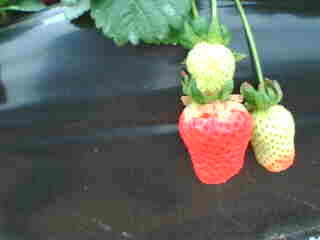
%> input picture DeteccionDeFresas/Material_Imagenes/04_ImagenesFuncionamientoAlgoritmo/imagen01.jpeg, 320 x 240 px
$ octave Aproximacion.m   (GNU Octave 9; MATLAB toolbox functions it lacks are replaced by stand-ins)
%> lines starting %> are read from the running program, lines starting %| are printed output that depends on the picture; in (x1, y1, x2, y2) boxes, pixels count from 0 and x2, y2 are one past the last pixel; in counts of white or black regions, pixels touching at a corner belong together; the program's own positions count from 1
### DeteccionDeFresas/03_Ejemplo_Clasificacion/clasificador.m
function ICodif = clasificador(I, factor, media, desviacion)
    CC = [255 128 64 32];
    [f, c, k] = size(I);
    ICodif = zeros(f,c);
    for i = 1:length(CC)
       POI = (I(:,:,1) > media(i, 1) - factor*desviacion(i,1) & I(:,:,1) <= media(i, 1) + factor*desviacion(i,1)) & (I(:,:,2) > media(i, 2) - factor*desviacion(i,2) & I(:,:,2) <= media(i, 2) + factor*desviacion(i,2)) & (I(:,:,3) > media(i, 3) - factor*desviacion(i,3) & I(:,:,3) <= media(i, 3) + factor*desviacion(i,3));
       ICodif(POI) = CC(i);
    end
end

### DeteccionDeFresas/03_Ejemplo_Clasificacion/Aproximacion.m
clc
clear
close all
addpath(genpath('../../Practica 2'))
load datos2.mat
%Determinar la media y la desviacion tipica de cada una de las componentes
%de  color

Medias = [];
Desviaciones = [];

CC = [255 128 64 32];

for i = 1:length(CC)
    POI = CodifValoresColores == CC(i);
    Medias = [Medias; CC(i) mean(VCN(POI,1)) mean(VCN(POI,2)) mean(VCN(POI,3)) mean(VCN(POI,4)) mean(VCN(POI,5)) mean(VCN(POI,6)) mean(VCN(POI,7)) mean(VCN(POI,8)) mean(VCN(POI,9)) mean(VCN(POI,10)) mean(VCN(POI,11)) mean(VCN(POI,12))];
    Desviaciones = [Desviaciones; CC(i) std(VCN(POI,1)) std(VCN(POI,2)) std(VCN(POI,3)) std(VCN(POI,4)) std(VCN(POI,5)) std(VCN(POI,6)) std(VCN(POI,7)) std(VCN(POI,8)) std(VCN(POI,9)) std(VCN(POI,10)) std(VCN(POI,11)) std(VCN(POI,12))];
end

save MedDes.mat Medias Desviaciones
%Con una funcion que hare, realizare el clasificador basado en las
%medias y desviaciones tipicas, en este caso lo hare para RGB (Columnas de
%la 2 a la 4)
%A la funcion del clasificador le pasare la matriz con los canales de color
%ya normalizados

I = imread('imagen01.jpeg');
%> I is the input picture: size 240x320x3 uint8; mean R, G, B 99, 105, 97.3
RN = double(I(:,:,1))/255;
GN = double(I(:,:,2))/255;
BN = double(I(:,:,3))/255;
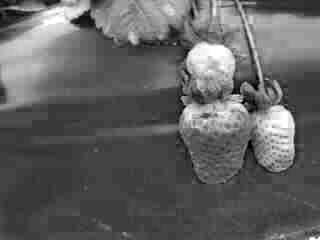
%> BN: size 240x320 double; min 0, max 1, mean 0.382

IN = cat(3, RN, GN, BN);

ICodif = clasificador(IN, 1.5, Medias(:,2:4), Desviaciones(:,2:4));
%> the loop in clasificador, `for i = 1:length(CC)` made 4 passes
%> pass 1, in clasificador, `POI = (I(:,:,1) > media(i, 1) - factor*desviacion(i,1) & I(:,:,1) <= m..`:
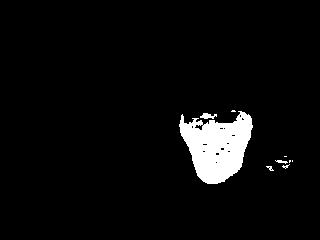
%> POI: size 240x320 logical; 4.6% white; 9 white regions (5 under 20 px), largest, box (x1, y1, x2, y2) and area: (179, 111, 253, 184) 3398, (200, 113, 217, 119) 64, (275, 160, 288, 164) 28, (266, 166, 274, 171) 20
%> after the loop in clasificador, `for i = 1:length(CC)`:
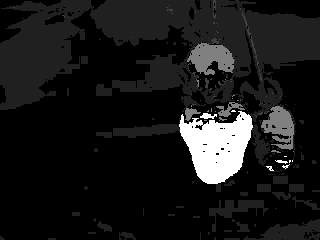
%> ICodif: size 240x320 double; min 0, max 255, mean 25.3
[f, c] = size(ICodif);
%> f = 240; c = 320
c1 = [255 0 0 0];
c2 = [0 255 0 0];
c3 = [0 255 255 0];

R = I(:,:,1);
G = I(:,:,2);
B = I(:,:,3);

for i = 1:length(CC)
   Ibin = ICodif == CC(i);
   R(Ibin) = c1(i);
   G(Ibin) = c2(i);
   B(Ibin) = c3(i);
end
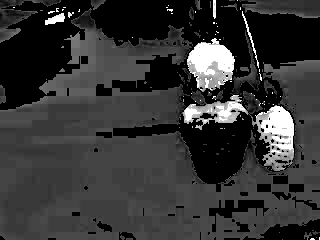
%> B: size 240x320 uint8; min 0, max 255, mean 53.1
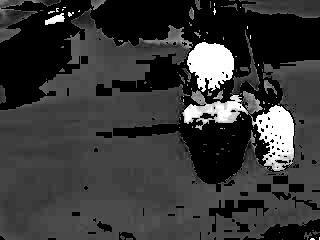
%> G: size 240x320 uint8; min 0, max 255, mean 55.5
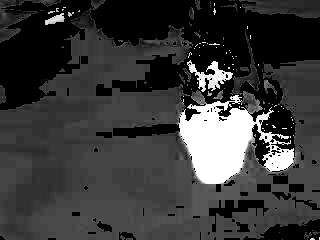
%> R: size 240x320 uint8; min 0, max 255, mean 57.2

IColor = cat(3, R, G, B);
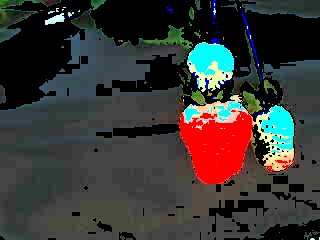
%> IColor: size 240x320x3 uint8; mean R, G, B 57.2, 55.5, 53.1
% [9 lines of commented-out code are left out]
unique(ICodif)
%> ans = [0; 32; 64; 128; 255]
imshow(I), figure, imtool(uint8(ICodif)), figure, imshow(IColor);
